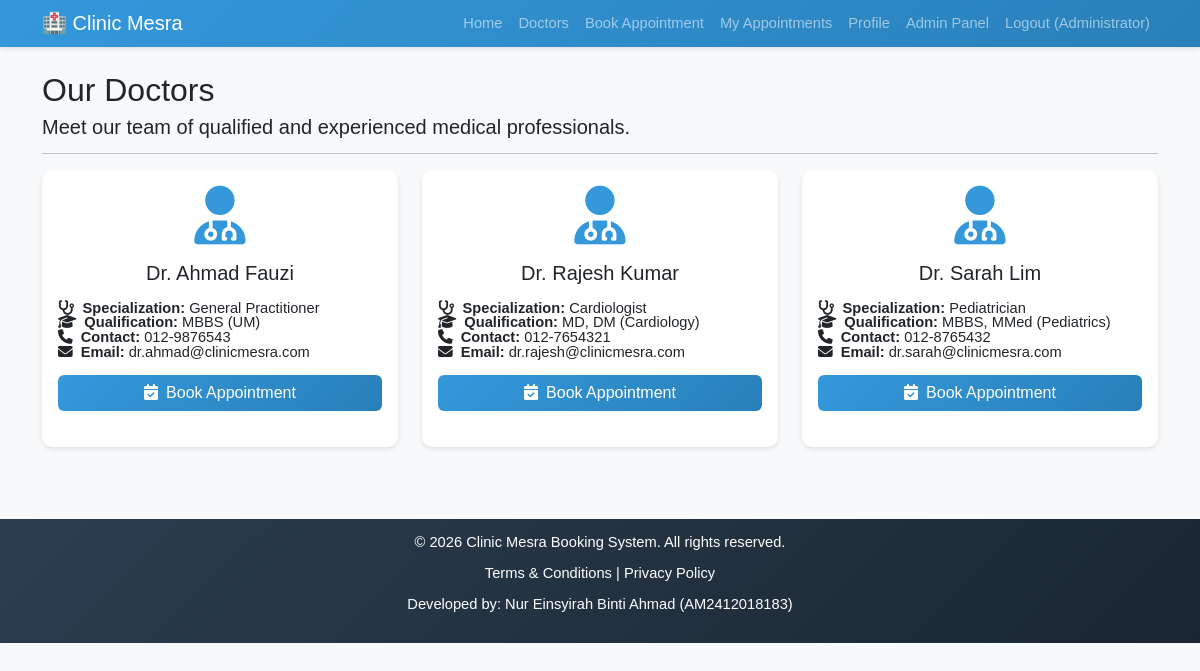
The page /doctors.php (signed in) on the database its author committed.
### tables this page shows
CREATE TABLE doctors (
    doctor_id INT PRIMARY KEY AUTO_INCREMENT,
    doctor_name VARCHAR(100) NOT NULL,
    specialization VARCHAR(100) NOT NULL,
    qualification VARCHAR(200),
    contact VARCHAR(15),
    email VARCHAR(100),
    status ENUM('active','inactive') DEFAULT 'active'
);

### doctors.php (the view, shortened to what this page needs)
<?php
require_once 'includes/config.php';
$sql = "SELECT * FROM doctors WHERE status = 'active' ORDER BY doctor_name";
$stmt = $pdo->query($sql);
$doctors = $stmt->fetchAll();
include 'includes/header.php';
?>
<div class="row">
    <div class="col-md-12">
        <h2>Our Doctors</h2>
        <p class="lead">Meet our team of qualified and experienced medical professionals.</p>
        <hr>
    </div>
</div>
<div class="row">
    <?php foreach($doctors as $doctor): ?>
    <div class="col-md-4 mb-4">
        <div class="card h-100">
            <div class="card-body">
                <div class="text-center mb-3">
                    <i class="fas fa-user-md fa-4x" style="color: #3498db;"></i>
                </div>
                <h5 class="card-title text-center"><?php echo $doctor['doctor_name']; ?></h5>
                <p class="card-text">
                    <ul class="list-unstyled">
                        <li><strong><i class="fas fa-stethoscope me-2"></i>Specialization:</strong> <?php echo $doctor['specialization']; ?></li>
                        <li><strong><i class="fas fa-graduation-cap me-2"></i>Qualification:</strong> <?php echo $doctor['qualification']; ?></li>
                        <li><strong><i class="fas fa-phone me-2"></i>Contact:</strong> <?php echo $doctor['contact']; ?></li>
                        <li><strong><i class="fas fa-envelope me-2"></i>Email:</strong> <?php echo $doctor['email']; ?></li>
                    </ul>
                </p>
                <div class="d-grid gap-2">
                    <a href="book_appointment.php?doctor_id=<?php echo $doctor['doctor_id']; ?>" class="btn btn-primary">
                        <i class="fas fa-calendar-check me-2"></i>Book Appointment
                    </a>
                </div>
            </div>
        </div>
    </div>
    <?php endforeach; ?>
</div>
<?php include 'includes/footer.php'; ?>

### includes/header.php (shortened to what this page needs)
<!DOCTYPE html>
<html lang="en">
<head>
    <link href="https://cdn.jsdelivr.net/npm/bootstrap@5.3.0/dist/css/bootstrap.min.css" rel="stylesheet">
    <link rel="stylesheet" href="https://cdnjs.cloudflare.com/ajax/libs/font-awesome/6.4.0/css/all.min.css">
    <link rel="stylesheet" href="css/style.css">
</head>
<body>
    <nav class="navbar navbar-expand-lg navbar-dark bg-primary">
        <div class="container">
            <a class="navbar-brand" href="index.php">🏥 Clinic Mesra</a>
            <div class="collapse navbar-collapse" id="navbarNav">
                <ul class="navbar-nav ms-auto">
                    <li class="nav-item">
                        <a class="nav-link" href="index.php">Home</a>
                    </li>
                    <?php if(isset($_SESSION['user_id'])): ?>
                        <li class="nav-item">
                            <a class="nav-link" href="doctors.php">Doctors</a>
                        </li>
                        <li class="nav-item">
                            <a class="nav-link" href="book_appointment.php">Book Appointment</a>
                        </li>
                        <li class="nav-item">
                            <a class="nav-link" href="my_appointments.php">My Appointments</a>
                        </li>
                        <li class="nav-item">
                            <a class="nav-link" href="profile.php">Profile</a>
                        </li>
                        <?php if($_SESSION['role'] == 'admin'): ?>
                            <li class="nav-item">
                                <a class="nav-link" href="admin/dashboard.php">Admin Panel</a>
                            </li>
                        <?php endif; ?>
                        <li class="nav-item">
                            <a class="nav-link" href="logout.php">Logout (<?php echo $_SESSION['full_name']; ?>)</a>
                        </li>
                    <?php endif; ?>
                </ul>
            </div>
        </div>
    </nav>
    <div class="container mt-4">

### includes/footer.php (shortened to what this page needs)
    </div>
    <footer class="footer bg-dark text-white text-center py-3 mt-5">
        <div class="container">
            <p>&copy; 2026 Clinic Mesra Booking System. All rights reserved.</p>
            <p>
                <a href="terms.php" class="text-white text-decoration-none">Terms & Conditions</a> |
                <a href="privacy.php" class="text-white text-decoration-none">Privacy Policy</a>
            </p>
            <p>Developed by: Nur Einsyirah Binti Ahmad (AM2412018183)</p>
        </div>
    </footer>
</body>
</html>

### css/style.css (style rules this page uses)
body { font-family: Arial, sans-serif; font-size: 11pt; line-height: 1.0; text-align: justify; background-color: #f8f9fa; }
.card { box-shadow: 0 2px 4px rgba(0,0,0,0.1); border: none; margin-bottom: 20px; border-radius: 10px; }
.btn-primary { background: linear-gradient(135deg, #3498db, #2980b9); border: none; }
.footer { background: linear-gradient(135deg, #2c3e50, #1a2632); color: white; padding: 20px 0; margin-top: 50px; }
.navbar { background: linear-gradient(135deg, #3498db, #2980b9) !important; box-shadow: 0 2px 4px rgba(0,0,0,0.1); }

### rows shown on the page
doctors: doctor_name "Dr. Ahmad Fauzi", specialization "General Practitioner", qualification "MBBS (UM)", contact "012-9876543", email "dr.ahmad@clinicmesra.com"
doctors: doctor_name "Dr. Rajesh Kumar", specialization "Cardiologist", qualification "MD, DM (Cardiology)", contact "012-7654321", email "dr.rajesh@clinicmesra.com"
doctors: doctor_name "Dr. Sarah Lim", specialization "Pediatrician", qualification "MBBS, MMed (Pediatrics)", contact "012-8765432", email "dr.sarah@clinicmesra.com"

### other values the page prints
$_SESSION['full_name'] "Administrator"
